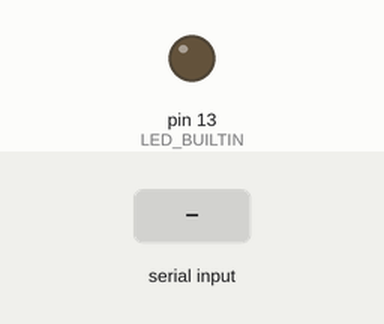
Simulated run of this sketch. Board: Arduino Uno, built with avr-gcc and run on an emulated ATmega328P. Parts: output pins drawn as LEDs (lit = HIGH). The test bench sets the inputs (shaded band).

Above: at 1.2 s.
1.3 s: byte 30 received over Serial
Timing chart, 0 to 4.3 s (numbered marks = the images above; inputs shaded):
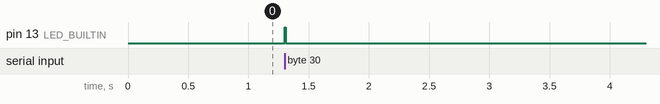

The sketch:

serial_relay.ino
```cpp
#include <SoftwareSerial.h>

SoftwareSerial mySerial(10,11); // RX, TX
int incomingByte = 0;

void setup() {
  pinMode(LED_BUILTIN, OUTPUT);
  Serial.begin(9600);
  mySerial.begin(9600);
}

// the loop function runs over and over again forever
void loop() {
  if (mySerial.available() > 0)
  {
     incomingByte = mySerial.read();
     Serial.write(incomingByte);
  }
  if (Serial.available() > 0)
  {
     digitalWrite(LED_BUILTIN, HIGH);
     delay(10);
     digitalWrite(LED_BUILTIN, LOW);

     incomingByte = Serial.read();
     mySerial.write(incomingByte);
  }

}
```

Measured:
- after the input at 1.3 s, pin 13 (LED_BUILTIN): LOW → HIGH at once, → LOW 0.01 s later
